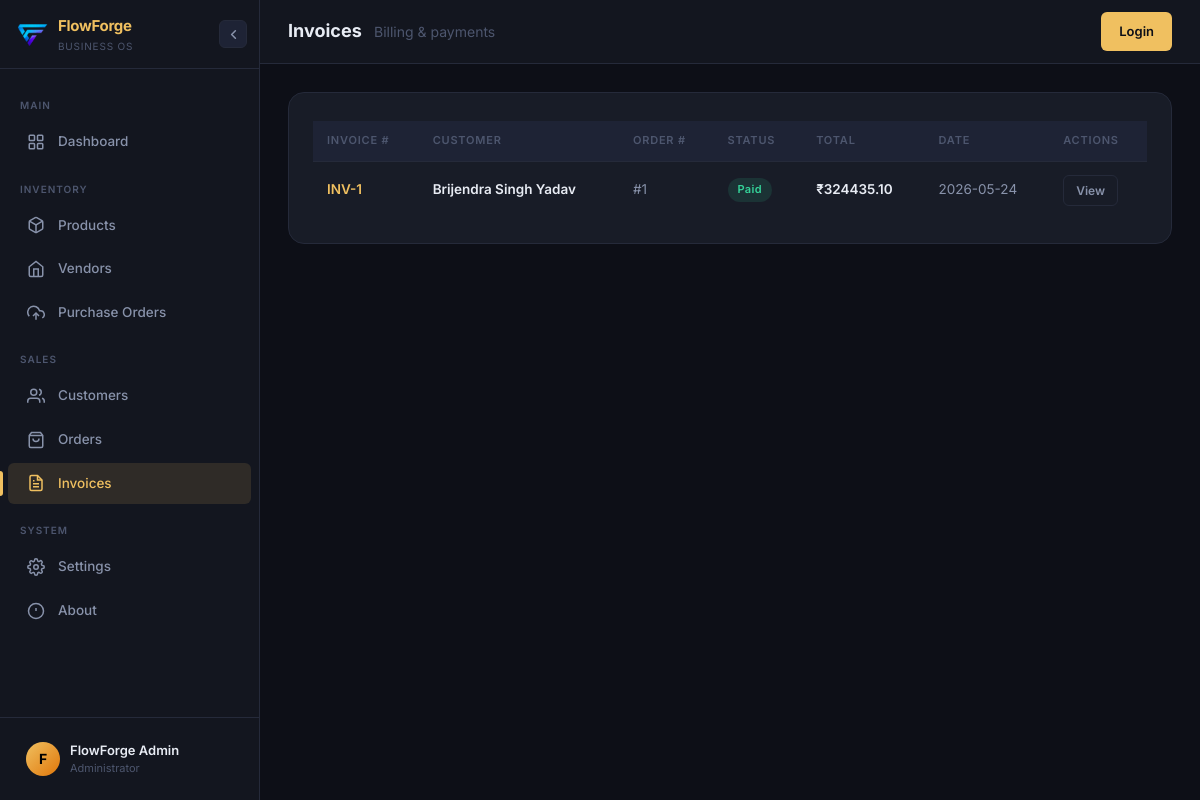
The app's page /invoices, older data.
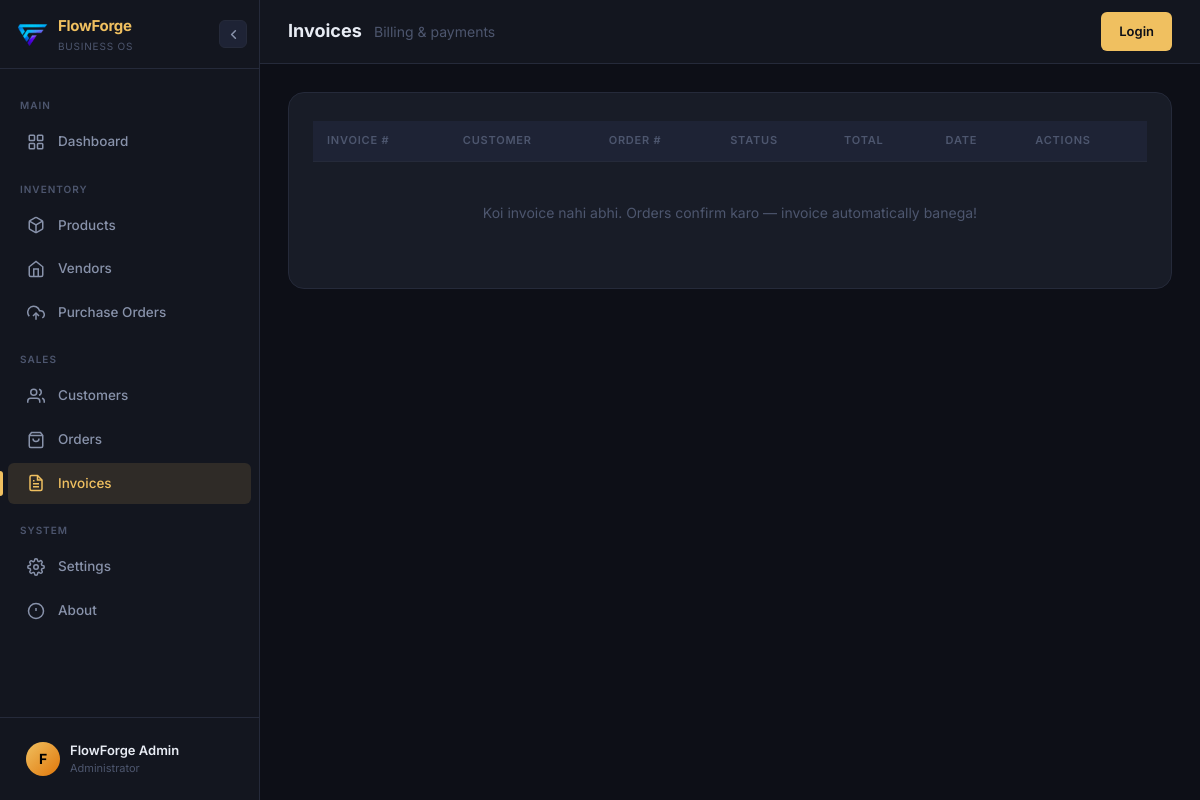
The same page, newer data.
### tables this page shows
CREATE TABLE invoices (
            id          INTEGER PRIMARY KEY AUTOINCREMENT,
            order_id    INTEGER NOT NULL,
            customer_id INTEGER NOT NULL,
            status      TEXT DEFAULT 'pending',
            subtotal    REAL DEFAULT 0,
            gst_amount  REAL DEFAULT 0,
            total_amount REAL DEFAULT 0,
            created_at  TIMESTAMP DEFAULT CURRENT_TIMESTAMP,
            FOREIGN KEY (order_id)    REFERENCES orders(id),
            FOREIGN KEY (customer_id) REFERENCES customers(id)
        );

CREATE TABLE customers (
            id      INTEGER PRIMARY KEY AUTOINCREMENT,
            name    TEXT NOT NULL,
            email   TEXT,
            phone   TEXT,
            address TEXT
        );

### App.py (the view)
@app.route('/invoices')
def invoices_list():
    db = get_db()
    invoices = db.execute('''
        SELECT invoices.*, customers.name as customer_name
        FROM invoices
        JOIN customers ON invoices.customer_id = customers.id
        ORDER BY invoices.created_at DESC
    ''').fetchall()
    return render_template('invoices/list.html', invoices=invoices)

### database.py (called while the page is built)
def get_db():
    if 'db' not in g:
        conn = sqlite3.connect(DATABASE)
        conn.row_factory = sqlite3.Row
        conn.execute('PRAGMA foreign_keys = ON')
        g.db = conn
    return g.db

### templates/invoices/list.html (shortened to what this page needs)
{% extends "base.html" %}
{% block page_title %}Invoices{% endblock %}
{% block page_subtitle %}<span>Billing & payments</span>{% endblock %}
{% block content %}
<div class="card">
    <div class="table-wrap">
        <table>
            <thead>
                <tr><th>Invoice #</th><th>Customer</th><th>Order #</th><th>Status</th><th>Total</th><th>Date</th><th>Actions</th></tr>
            </thead>
            <tbody>
                {% for invoice in invoices %}
                <tr>
                    <td class="font-semibold text-accent">INV-{{ invoice['id'] }}</td>
                    <td class="font-semibold">{{ invoice['customer_name'] }}</td>
                    <td class="td-muted">#{{ invoice['order_id'] }}</td>
                    <td>
                        {% if invoice['status'] == 'paid' %}
                            <span class="badge badge-green">Paid</span>
                        {% else %}
                            <span class="badge badge-yellow">Pending</span>
                        {% endif %}
                    </td>
                    <td class="font-semibold">₹{{ "%.2f"|format(invoice['total_amount']) }}</td>
                    <td class="td-muted">{{ invoice['created_at'][:10] }}</td>
                    <td>
                        <div class="flex gap-8">
                            <a href="/invoices/{{ invoice['id'] }}" class="btn btn-outline btn-sm">View</a>
                        </div>
                    </td>
                </tr>
                {% else %}
                <tr><td colspan="7" class="td-empty">Koi invoice nahi abhi. Orders confirm karo — invoice automatically banega!</td></tr>
                {% endfor %}
            </tbody>
        </table>
    </div>
</div>
{% endblock %}

Row changes from the older to the newer data that the page shows:
removed invoices: id "1", customer_name "Brijendra Singh Yadav", order_id "1", status "Paid", total_amount "324435.10", created_at "2026-05-24"
Text that changed along with them:
text now shown: "Koi invoice nahi abhi. Orders confirm karo — invoice automatically banega!"
